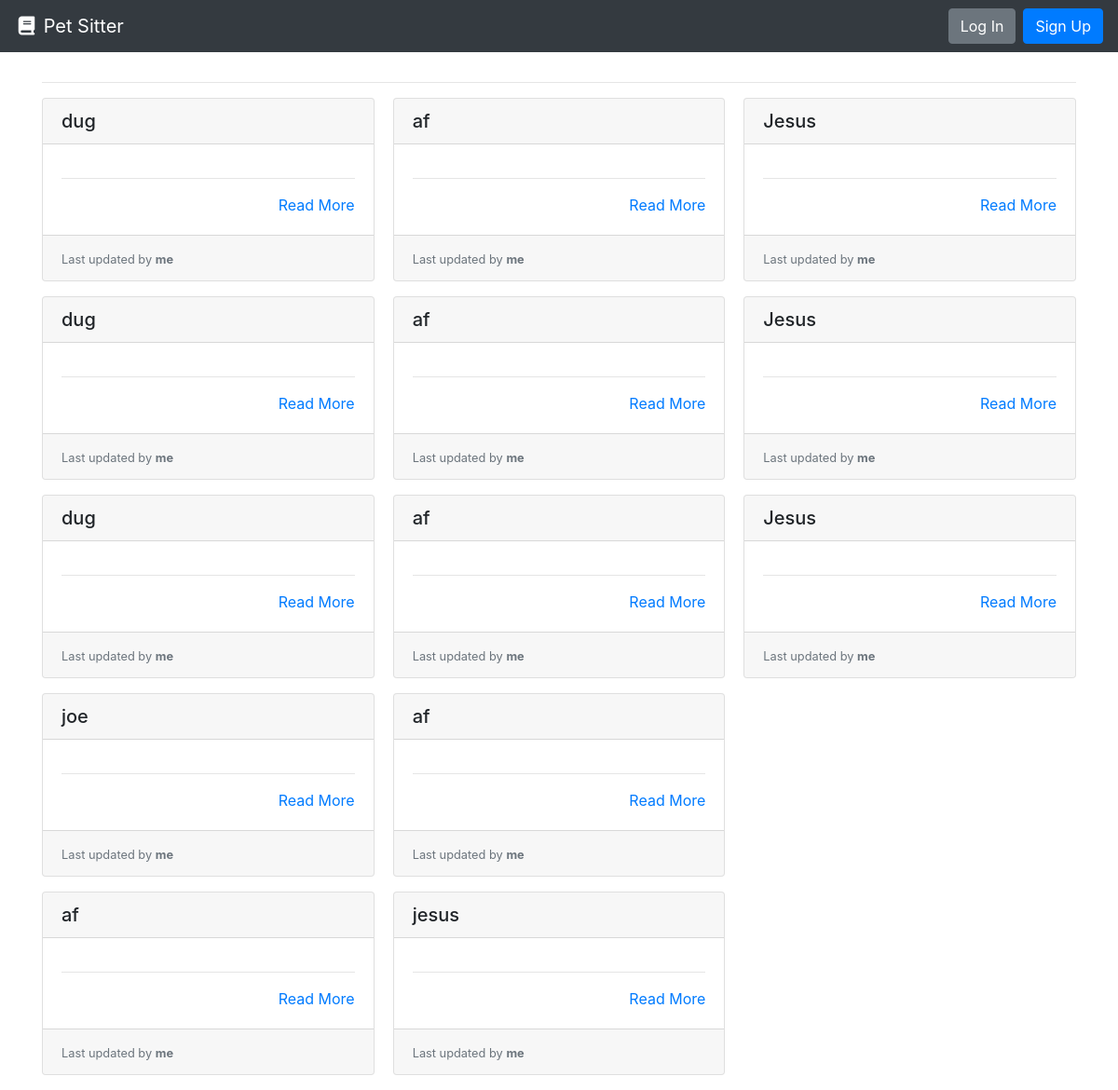
Before: / with the older database file.
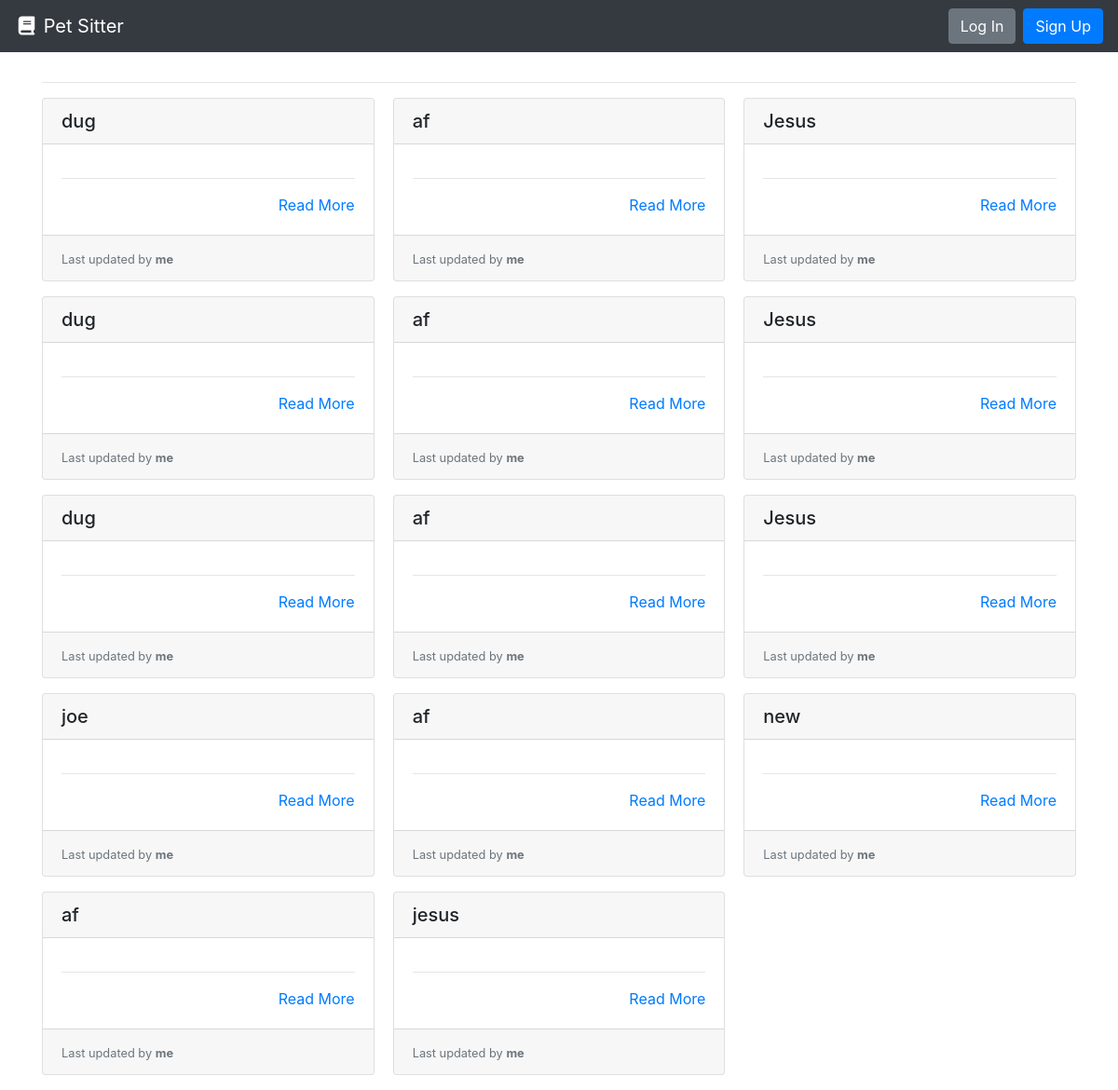
After: the same page with the newer database file.
### pets/models.py (models this page shows, shortened)
class Pet(models.Model):
    name = models.CharField(max_length=50)
    species = models.CharField(max_length=50)
    breed = models.CharField(max_length=50)
    weight_in_pounds = models.IntegerField(default=0)
    owner = models.ForeignKey(User, on_delete=models.CASCADE, null=True)

### pets/views.py (the view)
# urls.py: path('', views.PetListView.as_view(), name='pets-list-page'),
class PetListView(ListView):
    model = Pet
    def get(self, request):
        pets = self.get_queryset().all()
        return render(request, 'list.html', {
          'pets': pets
        })

### pets/templates/list.html
{% extends "base.html" %}
{% block content %}
  <hr>
  {% if pets %}
    <div class="card-columns">
      {% for pet in pets %}
        {% include "partials/card.html" %}
      {% endfor %}
    </div>
  {% else %}
    <div class="alert alert-primary" role="alert">No pets to display.</div>
  {% endif %}
{% endblock %}

### pets/templates/base.html (shortened to what this page needs)
<!doctype html>
<html lang="en">
  <head>
    <link rel="stylesheet" href="https://stackpath.bootstrapcdn.com/bootstrap/4.3.1/css/bootstrap.min.css"
>
  </head>
  <body>
    <nav class="navbar navbar-expand-md navbar-dark bg-dark">
      <a class="navbar-brand" href="{% url 'pets-list-page' %}"><i class="fas fa-fw fa-book"></i> Pet Sitter</a>
      <form class="form-inline ml-auto">
        {% if request.user.is_anonymous %}
        <a href="/accounts/login" class="btn btn-secondary ml-2">Log In</a>
        <a href="/registration/signup" class="btn btn-primary ml-2">Sign Up</a>
        {% endif %}
      </form>
    </nav>
    <main role="main" class="container" style="margin-top: 4vh;">
      {% block content %}{% endblock %}
    </main>
  </body>

### pets/templates/partials/card.html (shortened to what this page needs)
<div class="card mb-3">
    <h5 class="card-header ">{{ pet.name }}</h5>
    <div class="card-body border-dark">
      <p class="card-text text-dark">
        <hr>
        <div class="text-right"><a href="{% url 'pets-details-page' pet.id %}" title="Read More">Read More</a></div>
    </div>
    <div class="card-footer">
      <small class="text-muted">Last updated {{ page.modified|date:"SHORT_DATETIME_FORMAT" }} by <b>{{ pet.owner.username }}</b></small>
    </div>
  </div>

Changed rows visible on the page:
added Pet: name "new", owner.username "me"
